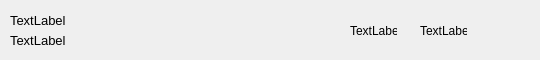
<?xml version="1.0" encoding="UTF-8"?>
<ui version="4.0">
 <class>UnitRibbon</class>
 <widget class="QWidget" name="UnitRibbon">
  <property name="geometry">
   <rect>
    <x>0</x>
    <y>0</y>
    <width>540</width>
    <height>60</height>
   </rect>
  </property>
  <property name="windowTitle">
   <string>Form</string>
  </property>
  <widget class="QPushButton" name="RibbonButton">
   <property name="geometry">
    <rect>
     <x>4</x>
     <y>0</y>
     <width>531</width>
     <height>61</height>
    </rect>
   </property>
   <property name="text">
    <string/>
   </property>
   <property name="flat">
    <bool>true</bool>
   </property>
  </widget>
  <widget class="QLabel" name="plantNameLabel">
   <property name="geometry">
    <rect>
     <x>10</x>
     <y>10</y>
     <width>81</width>
     <height>21</height>
    </rect>
   </property>
   <property name="font">
    <font>
     <pointsize>10</pointsize>
    </font>
   </property>
   <property name="text">
    <string>TextLabel</string>
   </property>
  </widget>
  <widget class="QLabel" name="plantTypeLabel">
   <property name="geometry">
    <rect>
     <x>10</x>
     <y>30</y>
     <width>81</width>
     <height>21</height>
    </rect>
   </property>
   <property name="font">
    <font>
     <pointsize>10</pointsize>
    </font>
   </property>
   <property name="text">
    <string>TextLabel</string>
   </property>
   <property name="textFormat">
    <enum>Qt::PlainText</enum>
   </property>
  </widget>
  <widget class="QPushButton" name="ConfigureButton">
   <property name="geometry">
    <rect>
     <x>484</x>
     <y>10</y>
     <width>51</width>
     <height>41</height>
    </rect>
   </property>
   <property name="text">
    <string/>
   </property>
   <property name="icon">
    <iconset resource="Resources/biobloom.qrc">
     <normaloff>:/ConfigureButtonIcon.PNG</normaloff>:/ConfigureButtonIcon.PNG</iconset>
   </property>
   <property name="iconSize">
    <size>
     <width>70</width>
     <height>70</height>
    </size>
   </property>
   <property name="flat">
    <bool>true</bool>
   </property>
  </widget>
  <widget class="QLabel" name="waterLevelWarning">
   <property name="geometry">
    <rect>
     <x>350</x>
     <y>10</y>
     <width>47</width>
     <height>41</height>
    </rect>
   </property>
   <property name="text">
    <string>TextLabel</string>
   </property>
  </widget>
  <widget class="QLabel" name="batteryLevelWarning">
   <property name="geometry">
    <rect>
     <x>420</x>
     <y>10</y>
     <width>47</width>
     <height>41</height>
    </rect>
   </property>
   <property name="text">
    <string>TextLabel</string>
   </property>
  </widget>
 </widget>
 <resources>
  <include location="Resources/biobloom.qrc"/>
 </resources>
 <connections/>
</ui>
